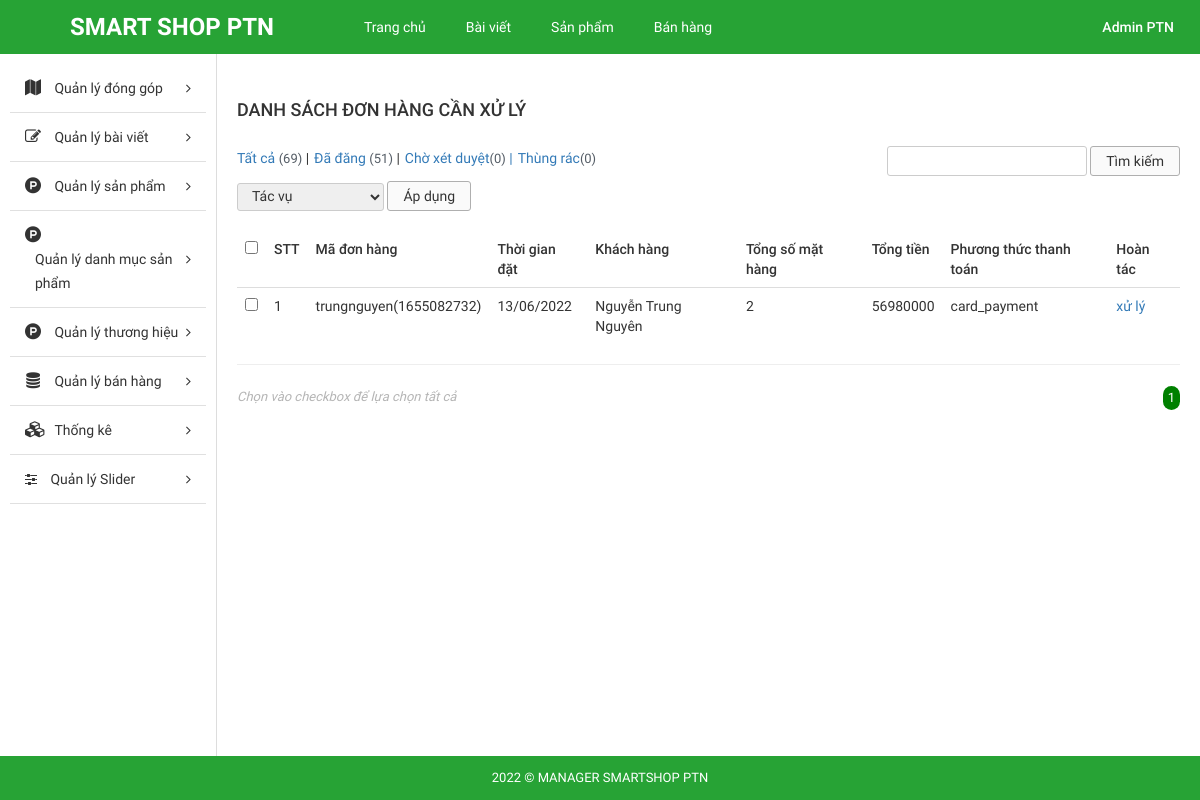
/admin/index.php?modules=orders&controllers=index&action=listNo (signed in), run on an earlier commit of the app's database.
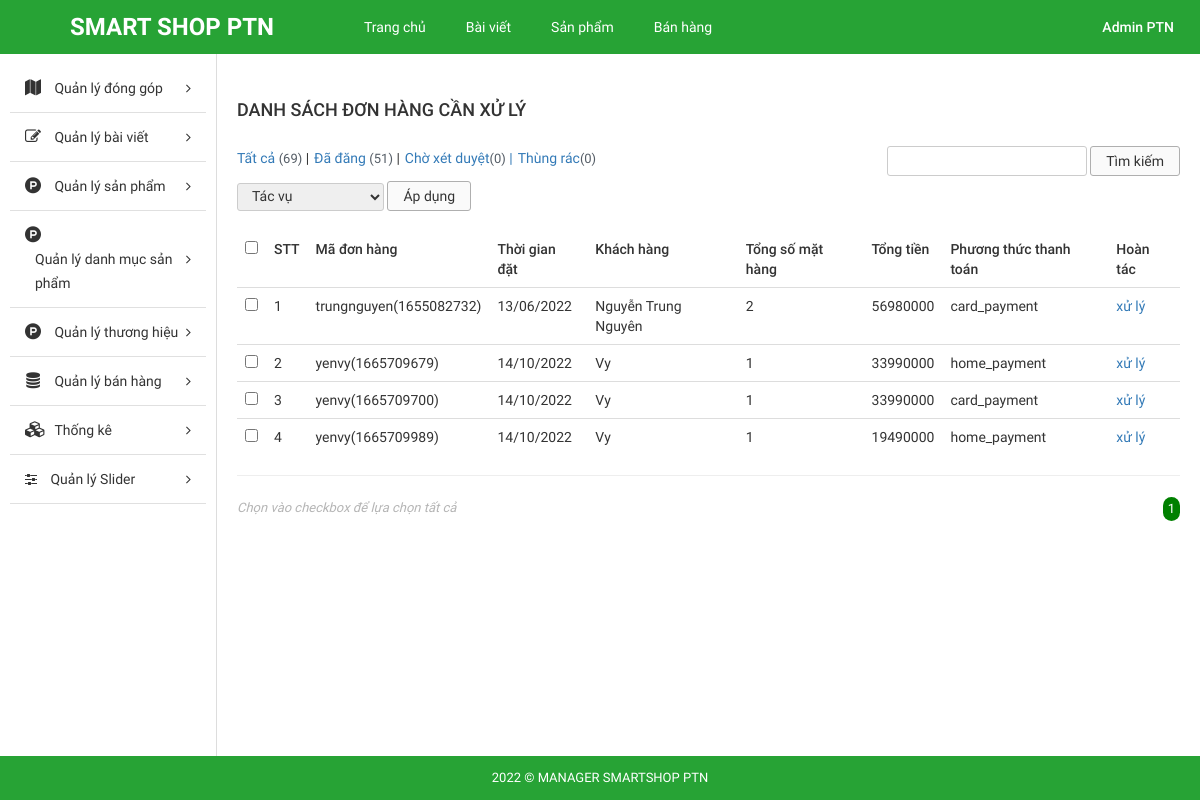
And on a later commit of the database.
### tables this page shows
CREATE TABLE `tbl_order` (
  `id` int(11) NOT NULL,
  `custom_id` int(11) NOT NULL,
  `total_price` float NOT NULL,
  `total_num_product` int(11) NOT NULL,
  `create_date` varchar(255) NOT NULL,
  `note` text NOT NULL,
  `payment_method` varchar(255) NOT NULL,
  `status` enum('Thành công','Chờ xác nhận','Hủy','') NOT NULL,
  `id_cart` int(11) NOT NULL,
  `time` varchar(255) NOT NULL,
  `code` varchar(255) NOT NULL,
  `date_confirm` varchar(255) NOT NULL
);

### admin/libraries/database.php (called while the page is built, shortened)
<?php
function db_query($query_string) {
    global $conn;
    $result = mysqli_query($conn, $query_string);
    return $result;
}
function db_fetch_row($query_string) {
    $mysqli_result = db_query($query_string);
    $result = mysqli_fetch_assoc($mysqli_result);
    return $result;
}
function db_fetch_array($query_string) {
    $result = array();
    $mysqli_result = db_query($query_string);
    while ($row = mysqli_fetch_assoc($mysqli_result)) {
        $result[] = $row;
    }
    return $result;
}

### admin/modules/orders/models/indexModel.php (called while the page is built, shortened)
<?php
function getAllOrderNo(){
	return db_fetch_array("SELECT * FROM `tbl_order` WHERE `status` ='Chờ xác nhận'");
}
function getNameCus($id){
	$data = db_fetch_row("SELECT * FROM `tbl_customer` WHERE `id` = '$id'");
	return $data['fullname'];
}
 ?>

### admin/modules/orders/controllers/indexController.php (called while the page is built, shortened)
<?php
function listNoAction() {
	$data_tmp = getAllOrderNo();
	foreach ($data_tmp as $key => $value) {
		$data_tmp[$key]['fullname'] = getNameCus($data_tmp[$key]['custom_id']);
	}
	if(!empty($_GET['page'])){
		$page = $_GET['page'];
	}else{
		$page =1;
	}
	$numProduct = count($data_tmp);
	$productOnPage = 5;
	$num = ceil($numProduct/$productOnPage);
	$start = ($page - 1) * $productOnPage;
	$res =[];
	for ($i=$start; $i < $start+$productOnPage; $i++) {
		if(isset($data_tmp[$i]))
        $res[] = $data_tmp[$i];
	};
	$data = [$res, $num, $page];
	load_view('listNo',$data);
}
?>

### admin/core/router.php (called while the page is built, shortened)
<?php
$action_name = get_action().'Action';
call_function(array('construct', $action_name));

### admin/core/appload.php (called while the page is built, shortened)
<?php
require CONFIGPATH . DIRECTORY_SEPARATOR . 'database.php';
require LIBPATH . DIRECTORY_SEPARATOR . 'database.php';
require COREPATH . DIRECTORY_SEPARATOR . 'base.php';
require COREPATH . DIRECTORY_SEPARATOR . 'router.php';

### admin/index.php (called while the page is built, shortened)
<?php
require COREPATH.DIRECTORY_SEPARATOR.'appload.php';

### admin/modules/orders/views/listNoView.php (the view, shortened to what this page needs)
<?php get_header(); ?>
<div id="main-content-wp" class="list-product-page">
    <div class="wrap clearfix">
        <?php get_sidebar(); ?>
        <div id="content" class="fl-right">
            <div class="section" id="title-page">
                <div class="clearfix">
                    <h3 id="index" class="fl-left">Danh sách đơn hàng cần xử lý</h3>
                </div>
            </div>
            <div class="section" id="detail-page">
                <div class="section-detail">
                    <div class="filter-wp clearfix">
                        <ul class="post-status fl-left">
                            <li class="all"><a href="">Tất cả <span class="count">(69)</span></a> |</li>
                            <li class="publish"><a href="">Đã đăng <span class="count">(51)</span></a> |</li>
                            <li class="pending"><a href="">Chờ xét duyệt<span class="count">(0)</span> |</a></li>
                            <li class="pending"><a href="">Thùng rác<span class="count">(0)</span></a></li>
                        </ul>
                        <form method="GET" class="form-s fl-right">
                            <input type="text" name="s" id="s">
                            <input type="submit" name="sm_s" value="Tìm kiếm">
                        </form>
                    </div>
                    <div class="actions">
                        <form method="GET" action="" class="form-actions">
                            <select name="actions">
                                <option value="0">Tác vụ</option>
                            </select>
                            <input type="submit" name="sm_action" value="Áp dụng">
                        </form>
                    </div>
                    <div class="table-responsive">
                        <table class="table list-table-wp">
                            <thead>
                                <tr>
                                    <td><input type="checkbox" name="checkAll" id="checkAll"></td>
                                    <td><span class="thead-text">STT</span></td>
                                    <td><span class="thead-text">Mã đơn hàng</span></td>
                                    <td><span class="thead-text">Thời gian đặt</span></td>
                                    <td><span class="thead-text">Khách hàng</span></td>
                                    <td><span class="thead-text">Tổng số mặt hàng</span></td>
                                    <td><span class="thead-text">Tổng tiền</span></td>
                                    <td><span class="thead-text">Phương thức thanh toán</span></td>
                                    <td><span class="thead-text">Hoàn tác</span></td>
                                </tr>
                            </thead>
                            <tbody>
                                <?php if(!empty($data['0'])) foreach ($data['0'] as $key => $value) {?>
                                <tr>
                                    <td><input type="checkbox" name="checkItem" class="checkItem"></td>
                                    <td><span class="tbody-text"><?php echo ($key +1); ?></span></td>
                                    <td><span class="tbody-text"><?php  echo $value['code']; ?></span></td>
                                    <td><span class="tbody-text"><?php  echo $value['create_date']; ?></span></td>
                                    <td><span class="tbody-text"><?php  echo $value['fullname']; ?></span></td>
                                    <td><span class="tbody-text"><?php  echo $value['total_num_product']; ?></span></td>
                                    <td><span class="tbody-text"><?php  echo $value['total_price']; ?></h3></span>
                                    <td><span class="tbody-text"><?php  echo $value['payment_method']; ?></span></td>
                                    <td><span class="tbody-text"><a href="?modules=orders&controllers=index&action=detail&id_order=<?php echo $value['id']; ?>">xử lý</a></span></td>
                                </tr>
                                <?php }; ?>
                            </tbody>
                        </table>
                        <hr>
                    </div>
                </div>
            </div>
            <div class="section" id="paging-wp">
                <div class="section-detail clearfix">
                    <p id="desc" class="fl-left">Chọn vào checkbox để lựa chọn tất cả</p>
                    <ul id="list-paging" class="fl-right">
                        <?php for ($i=1; $i <= $data['1'] ; $i++) { ?>
                        <li>
                            <a <?php if($i == $data['2']) echo 'style="background-color: green;color:white; border-radius:300px;"';  ?>  href="?modules=orders&controllers=index&action=list&page=<?php echo $i; ?>" title=""><?php echo $i; ?></a>
                        </li>
                        <?php }; ?>
                    </ul>
                </div>
            </div>
        </div>
    </div>
</div>
<?php get_footer(); ?>

### admin/core/base.php (shortened to what this page needs)
<?php
function get_module() {
    global $config;
    $module = isset($_GET['modules']) ? $_GET['modules'] : $config['default_module'];
    return $module;
}
function call_function($list_function = array()) {
    if (is_array($list_function)) {
        foreach ($list_function as $f) {
            if (function_exists($f())) {
                $f();
            }
        }
    }
}
function load_view($name, $data_send = array()) {
    $data = $data_send;
    $path = MODULESPATH . DIRECTORY_SEPARATOR . get_module() . DIRECTORY_SEPARATOR . 'views' . DIRECTORY_SEPARATOR . $name . 'View.php';
    if (file_exists($path)) {
        require $path;
    } else {
        echo "Không tìm thấy {$path}";
    }
}
function get_header($name = '') {
    if (empty($name)) {
        $name = 'header';
    } else {
        $name = "header-{$name}";
    }
    $path = LAYOUTPATH . DIRECTORY_SEPARATOR . $name . '.php';
    if (file_exists($path)) {
        require $path;
    } else {
        echo "Không tìm thấy {$path}";
    }
}
function get_footer($name = '') {
    if (empty($name)) {
        $name = 'footer';
    } else {
        $name = "footer-{$name}";
    }
    $path = LAYOUTPATH . DIRECTORY_SEPARATOR . $name . '.php';
    if (file_exists($path)) {
        require $path;
    } else {
        echo "Không tìm thấy {$path}";
    }
}
function get_sidebar($name = '') {
    if (empty($name)) {
        $name = 'sidebar';
    } else {
        $name = "sidebar-{$name}";
    }
    $path = LAYOUTPATH . DIRECTORY_SEPARATOR . $name . '.php';
    if (file_exists($path)) {
        require $path;
    } else {
        echo "Không tìm thấy {$path}";
    }
}
?>

### admin/layout/header.php (shortened to what this page needs)
<!DOCTYPE html>
<html>
    <head>
        <link href="public/css/bootstrap/bootstrap.min.css" rel="stylesheet" type="text/css"/>
        <link href="public/css/bootstrap/bootstrap-theme.min.css" rel="stylesheet" type="text/css"/>
        <link href="public/reset.css" rel="stylesheet" type="text/css"/>
        <link href="public/css/font-awesome/css/font-awesome.min.css" rel="stylesheet" type="text/css"/>
        <link href="public/style.css" rel="stylesheet" type="text/css"/>
        <link href="public/responsive.css" rel="stylesheet" type="text/css"/>
    </head>
    <body>
        <div id="site">
            <div id="container">
                <div id="header-wp">
                    <div class="wp-inner clearfix">
                        <a href="?modules=home" title="" id="logo" class="fl-left">SMART SHOP PTN</a>
                        <ul id="main-menu" class="fl-left">
                            <li>
                                <a href="?modules=home" title="">Trang chủ</a>
                            </li>
                            <li>
                                <a href="?page=list_post" title="">Bài viết</a>
                            </li>
                            <li>
                                <a href="?modules=products&controllers=index&action=list" title="">Sản phẩm</a>
                            </li>
                            <li>
                                <a href="" title="">Bán hàng</a>
                            </li>
                        </ul>
                        <div id="dropdown-user" class="dropdown dropdown-extended fl-right">
                            <button class="dropdown-toggle clearfix" type="button"  data-toggle="dropdown" aria-haspopup="true" aria-expanded="true">
                            <h3 id="account" class="fl-right"><?php echo $_SESSION['fullname'];?></h3>
                            </button>
                        </div>
                    </div>
                </div>

### admin/layout/sidebar.php (shortened to what this page needs)
<div id="sidebar" class="fl-left">
    <ul id="sidebar-menu">
       <li class="nav-item">
            <a href="" title="" class="nav-link nav-toggle">
                <span class="fa fa-map icon"></span>
                <span class="title">Quản lý đóng góp</span>
            </a>
        </li>
        <li class="nav-item">
            <a href="" title="" class="nav-link nav-toggle">
                <span class="fa fa-pencil-square-o icon"></span>
                <span class="title">Quản lý bài viết</span>
            </a>
        </li>
        <li class="nav-item">
            <a href="" title="" class="nav-link nav-toggle">
                <span class="fa fa-product-hunt icon"></span>
                <span class="title">Quản lý sản phẩm</span>
            </a>
        </li>
        <li class="nav-item">
            <a href="" title="" class="nav-link nav-toggle">
                <span class="fa fa-product-hunt icon"></span>
                <span class="title">Quản lý danh mục sản phẩm</span>
            </a>
        </li>
            <li class="nav-item">
            <a href="" title="" class="nav-link nav-toggle">
                <span class="fa fa-product-hunt icon"></span>
                <span class="title">Quản lý thương hiệu</span>
            </a>
        </li>
        <li class="nav-item">
            <a href="" title="" class="nav-link nav-toggle">
                <span class="fa fa-database icon"></span>
                <span class="title">Quản lý bán hàng</span>
            </a>
        </li>
        <li class="nav-item">
            <a href="#" title="" class="nav-link nav-toggle">
                <span class="fa fa-cubes icon"></span>
                <span class="title">Thống kê</span>
            </a>
        </li>
        <li class="nav-item">
            <a href="#" title="" class="nav-link nav-toggle">
                <i class="fa fa-sliders" aria-hidden="true"></i>
                <span class="title">Quản lý Slider</span>
            </a>
        </li>
    </ul>
</div>

### admin/layout/footer.php
<div id="footer-wp">
    <div class="wp-inner">
        <p id="copyright">2022 © MANAGER SMARTSHOP PTN</p>
    </div>
</div>
</div>
</div>
</body>
</html>

### admin/public/css/import/global.css (style rules this page uses)
body { font-family: "Roboto Regular"; font-size: 14px; line-height: 24px; color: #333; }
.fl-left { float: left; }
.fl-right { float: right; }
ul li { list-style: none!important; }
a { text-decoration: none!important; }
.dropdown .dropdown-toggle { background: none; border: none; outline: none; }

### admin/public/css/import/list_post.css (style rules this page uses)
#header-wp { background: #27a335; }
#main-menu li { float: left; }
#main-menu li a { display: block; color: #fff; padding: 15px 20px; }
#logo { font-family: 'Roboto Bold'; font-weight: normal; color: #fff; font-size: 24px; padding: 15px 70px; }
#account { font-family: 'Roboto Medium'; font-weight: normal; color: #fff; padding: 14px 20px 14px 14px; }
#sidebar { width: 18%; padding: 10px; }
#content { width: 82%; border-left: 1px solid #ddd; padding: 20px; }
#index { font-family: 'Roboto Medium'; font-weight: normal; text-transform: uppercase; font-size: 18px; padding: 24px 0px; }
.list-table-wp thead tr td { font-family: 'Roboto Medium'; font-weight: normal; }
#paging-wp #desc { font-size: 13px; color: #b5b5b5; font-style: italic; }
#list-paging li { float: left; }
#list-paging li a { display: inline-block; color: #555; font-size: 13px; padding: 0px 5px; }
#main-menu > li { position: relative; }
#copyright { display: block; text-align: center; color: #fff; font-size: 13px; background: #27a335; padding: 10px 0px; }
.filter-wp { margin-bottom: 5px; }
.actions { margin-bottom: 20px; }
.post-status li { float: left; font-size: 14px; margin-right: 5px; }
.post-status li .count { color: #555d66; font-size: 13px; display: inline-block; }
.form-s input[type="text"], .form-actions select { border-radius: 3px; border: 1px solid #ccc; padding: 2px 10px; }
.form-s input[type="submit"], .form-actions input[type="submit"] { border-radius: 3px; border: 1px solid #afafaf; padding: 2px 15px; background: #fafafa; }
.form-actions select { padding: 4px 10px; }

### admin/public/css/import/sidebar.css (style rules this page uses)
#sidebar-menu .nav-item .nav-link { position: relative; display: block; color: #333; text-decoration: none!important; padding: 12px 15px; border-bottom: 1px solid #e0e0e0; }
#sidebar-menu .nav-item .nav-link .icon { display: inline-block; font-size: 16px; line-height: normal; width: 1em; text-align: center; }
#sidebar-menu .nav-item .nav-link .title { display: inline-block; padding-left: 10px; }

### admin/public/css/import/menu.css (style rules this page uses)
.actions select { border-radius: 3px; border: 1px solid #ccc; padding: 4px 10px; }

### admin/public/css/import/detail_order.css (style rules this page uses)
.table { margin-bottom: 0!important; }

What changed in the data, as far as the page shows it:
added tbl_order: code "yenvy(1665709679)", create_date "14/10/2022", fullname "Vy", total_num_product "1", total_price "33990000", payment_method "home_payment"
added tbl_order: code "yenvy(1665709700)", create_date "14/10/2022", fullname "Vy", total_num_product "1", total_price "33990000", payment_method "card_payment"
added tbl_order: code "yenvy(1665709989)", create_date "14/10/2022", fullname "Vy", total_num_product "1", total_price "19490000", payment_method "home_payment"
